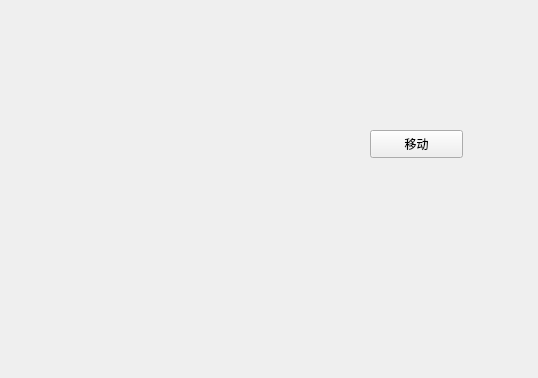
<?xml version="1.0" encoding="UTF-8"?>
<ui version="4.0">
 <class>Widget</class>
 <widget class="QWidget" name="Widget">
  <property name="geometry">
   <rect>
    <x>0</x>
    <y>0</y>
    <width>538</width>
    <height>378</height>
   </rect>
  </property>
  <property name="windowTitle">
   <string>Widget</string>
  </property>
  <widget class="QPushButton" name="pushButton">
   <property name="geometry">
    <rect>
     <x>370</x>
     <y>130</y>
     <width>93</width>
     <height>28</height>
    </rect>
   </property>
   <property name="text">
    <string>移动</string>
   </property>
  </widget>
 </widget>
 <resources/>
 <connections/>
</ui>
